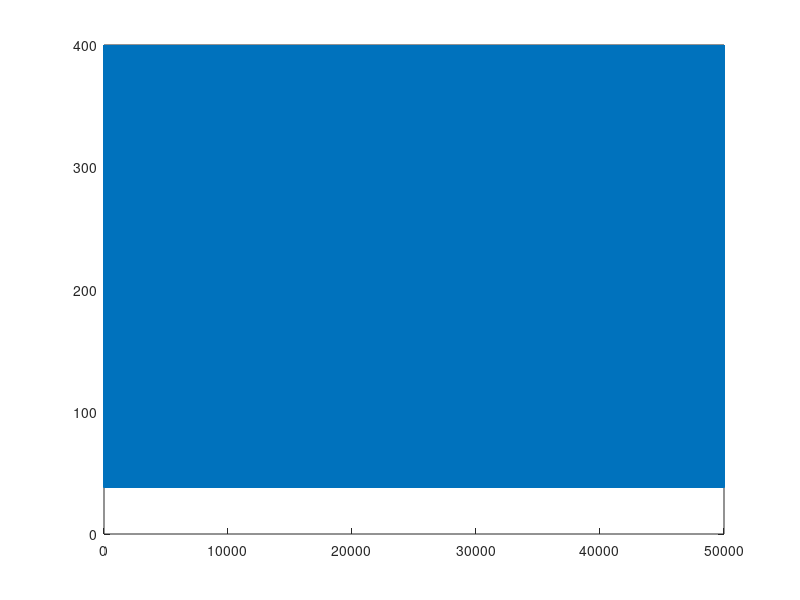

Reproduce this figure in MATLAB.
%% Wave creation
clear all; 
clc; 
 
fs = 10000; %samples per second
dt = 1/fs; %inverse samples per second
stoptime = 5; %stoptime in seconds
t = (0:dt:stoptime-dt)'; 
fc = 2000; %frequency
y = (cos(2*pi*fc*t)+1)*200; 
plot(y); 
fileID = fopen('test_data.txt','w'); %opens file ; opens in read only but 'w' makes it write
fprintf(fileID,'%f\n',y); %writes value then on the next line prints the next line
fclose(fileID); 